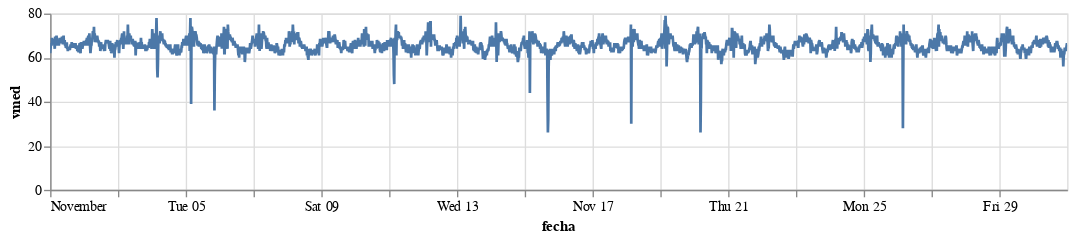

Notebook code for this chart:
### Code cell
#Grafico de Velocidad Media
alt.Chart(data2, width=750, height=130)\
.mark_line()\
.encode(x='fecha:T', y='vmed:Q')\
.interactive(bind_y = False)

### Figure 1 — Vega-Lite specification as saved in the notebook (floating-point values rounded to 4 significant figures; data arrays with more than 128 entries replaced by an {"elided": "..."} marker saying what was removed)
{"config": {"view": {"continuousWidth": 300, "continuousHeight": 300}}, "data": {"name": "data-c1ecd590442dbc6cdbfd52b2e640e14f"}, "mark": {"type": "line"}, "encoding": {"x": {"field": "fecha", "type": "temporal"}, "y": {"field": "vmed", "type": "quantitative"}}, "height": 130, "params": [{"name": "param_15", "select": {"type": "interval", "encodings": ["x"]}, "bind": "scales"}], "width": 750, "$schema": "https://vega.github.io/schema/vega-lite/v5.16.3.json", "datasets": {"data-c1ecd590442dbc6cdbfd52b2e640e14f": {"elided": "2880 records"}}}
